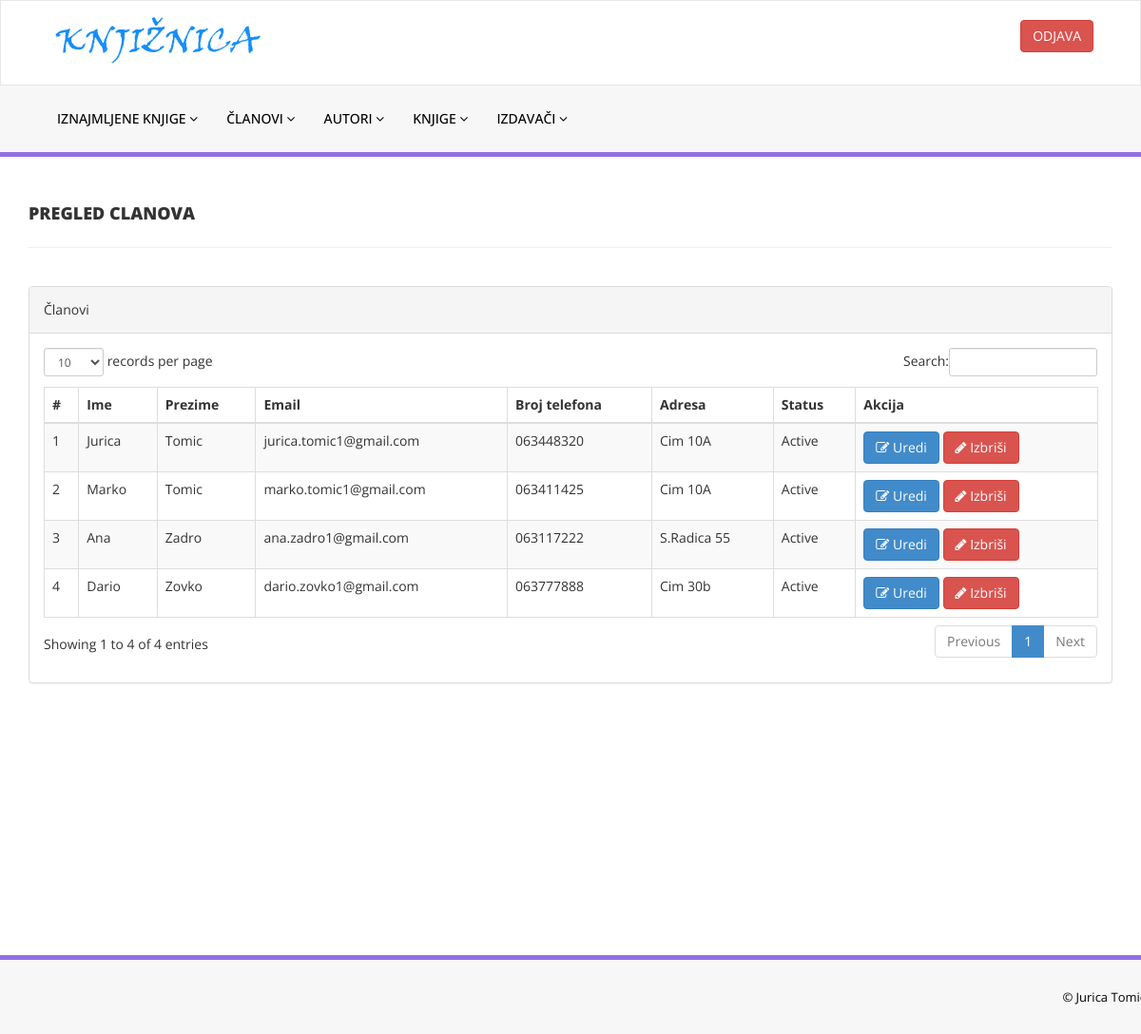
The app's page /clanovi.php (signed in), older data.
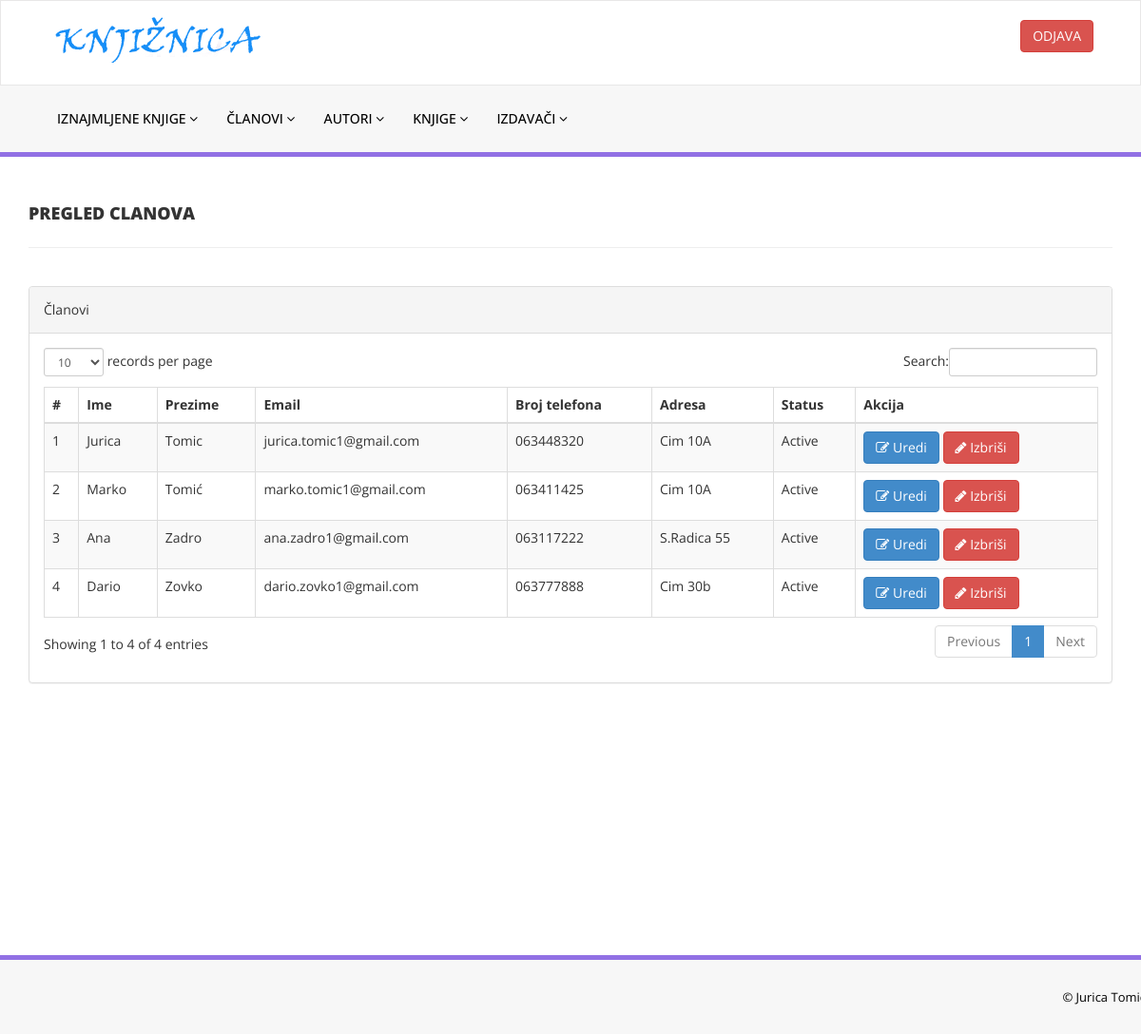
The same page, newer data.
### tables this page shows
CREATE TABLE `korisnici` (
  `ID_Korisnik` int(11) NOT NULL,
  `Ime` varchar(50) NOT NULL,
  `Prezime` varchar(50) NOT NULL,
  `E_Mail` varchar(100) NOT NULL,
  `Lozinka` varchar(50) NOT NULL,
  `Adresa` varchar(50) DEFAULT NULL,
  `Br_Telefona` varchar(50) DEFAULT NULL,
  `Status` tinyint(1) DEFAULT 1,
  `Tip_KorisnikaID` int(11) NOT NULL
);

### clanovi.php (the view, shortened to what this page needs)
<?php
include('includes/config.php');
if(strlen($_SESSION['alogin'])==0)
    {
header('location:index.php');
}
else{
    ?>
<!DOCTYPE html>
<html xmlns="http://www.w3.org/1999/xhtml">
<head>
    <link href="assets/css/bootstrap.css" rel="stylesheet" />
    <link href="assets/css/font-awesome.css" rel="stylesheet" />
    <link href="assets/js/dataTables/dataTables.bootstrap.css" rel="stylesheet" />
    <link href="assets/css/style.css" rel="stylesheet" />
</head>
<body>
      <?php include('includes/header.php');?>
    <div class="content-wrapper">
         <div class="container">
        <div class="row pad-botm">
            <div class="col-md-12">
                <h4 class="header-line">Pregled Clanova</h4>
    </div>
     <div class="row">
    </div>
        </div>
            <div class="row">
                <div class="col-md-12">
                    <div class="panel panel-default">
                        <div class="panel-heading">
                          Članovi
                        </div>
                        <div class="panel-body">
                            <div class="table-responsive">
                                <table class="table table-striped table-bordered table-hover" id="dataTables-example">
                                    <thead>
                                        <tr>
                                            <th>#</th>
                                            <th>Ime</th>
                                            <th>Prezime</th>
                                            <th>Email</th>
                                            <th>Broj telefona</th>
                                            <th>Adresa</th>
                                            <th>Status</th>
                                            <th>Akcija</th>
                                        </tr>
                                    </thead>
                                    <tbody>
<?php $sql = "SELECT * from korisnici";
$query = $dbh -> prepare($sql);
$query->execute();
$results=$query->fetchAll(PDO::FETCH_OBJ);
$cnt=1;
if($query->rowCount() > 0)
{
foreach($results as $result)
{               ?>
                                        <tr class="odd gradeX">
                                            <td class="center"><?php echo htmlentities($cnt);?></td>
                                            <td class="center"><?php echo htmlentities($result->Ime);?></td>
                                            <td class="center"><?php echo htmlentities($result->Prezime);?></td>
                                            <td class="center"><?php echo htmlentities($result->E_Mail);?></td>
                                            <td class="center"><?php echo htmlentities($result->Br_Telefona);?></td>
                                            <td class="center"><?php echo htmlentities($result->Adresa);?></td>
                                            <td class="center"><?php if($result->Status==1)
                                            {
                                                echo htmlentities("Active");
                                            } else {
                                            echo htmlentities("Blocked");
}
                                            ?></td>
                                             <td class="center">
<a href="urediClana.php?ID_Korisnik=<?php echo htmlentities($result->ID_Korisnik);?>"><button class="btn btn-primary"><i class="fa fa-edit "></i> Uredi</button>
<a href="clanovi.php?del=<?php echo htmlentities($result->ID_Korisnik);?>" onclick="return confirm('Da li stvarno želite izbrisati Korisnika?');"" >  <button class="btn btn-danger"><i class="fa fa-pencil"></i> Izbriši</button>
</td>
                                        </tr>
 <?php $cnt=$cnt+1;}} ?>
                                    </tbody>
                                </table>
                            </div>
                        </div>
                    </div>
                </div>
            </div>
    </div>
    </div>
  <?php include('includes/footer.php');?>
</body>
</html>
<?php } ?>

### includes/header.php (shortened to what this page needs)
<div class="navbar navbar-inverse set-radius-zero" >
        <div class="container">
            <div class="navbar-header">
                <a class="navbar-brand">
                    <img src="assets/img/logoknjiznica.png" />
                </a>
            </div>
            <div class="right-div">
                <a href="odjava.php" class="btn btn-danger pull-right">ODJAVA</a>
            </div>
        </div>
    </div>
    <section class="menu-section">
        <div class="container">
            <div class="row ">
                <div class="col-md-12">
                    <div class="navbar-collapse collapse ">
                        <ul id="menu-top" class="nav navbar-nav navbar-left">
                        <li>
                                <a href="#" class="dropdown-toggle" id="ddlmenuItem" data-toggle="dropdown"> IZNAJMLJENE KNJIGE <i class="fa fa-angle-down"></i></a>
                            </li>
                            <li>
                                <a href="#" class="dropdown-toggle" id="ddlmenuItem" data-toggle="dropdown"> Članovi <i class="fa fa-angle-down"></i></a>
                            </li>
                            <li>
                                <a href="#" class="dropdown-toggle" id="ddlmenuItem" data-toggle="dropdown"> AUTORI <i class="fa fa-angle-down"></i></a>
                            </li>
 <li>
                                <a href="#" class="dropdown-toggle" id="ddlmenuItem" data-toggle="dropdown"> KNJIGE <i class="fa fa-angle-down"></i></a>
                            </li>
                            <li>
                                <a href="#" class="dropdown-toggle" id="ddlmenuItem" data-toggle="dropdown"> IZDAVAČI  <i class="fa fa-angle-down"></i></a>
                            </li>
                        </ul>
                    </div>
                </div>
            </div>
        </div>
    </section>

### includes/footer.php
<section class="footer-section">
     <div class="container">
         <div class="row">
             <div class="col-md-12">
                &copy; Jurica Tomić</a>
             </div>
         </div>
     </div>
 </section>

### assets/css/style.css (style rules this page uses)
.set-radius-zero { border-radius:0px; -moz-border-radius:0px; -webkit-border-radius:0px; }
.content-wrapper { margin-top: 40px; min-height:800px; padding-bottom:90px; }
.header-line { font-weight:900; padding-bottom:25px; border-bottom:1px solid #eeeeee; text-transform:uppercase; }
.pad-botm { padding-bottom:30px; }
.right-div { float: right; padding: 20px; }
#menu-top a { color:#000; text-decoration:none; font-weight:500; padding: 25px 15px 25px 15px; text-transform:uppercase; }
.menu-section { background-color: #f7f7f7; border-bottom:5px solid #9170E4; width:100% }
.navbar-inverse { background-color: #FFF; border-color: rgba(155, 153, 153, 0.23); }
.navbar { min-height: 90px; margin-bottom: 0px; }
.footer-section { padding:25px 50px 25px 50px; color:#000; font-size:13px; background-color: #f7f7f7; text-align:right; border-top:5px solid #9170E4; }

Row changes from the older to the newer data that the page shows:
changed korisnici "Marko": Prezime "Tomic" → "Tomić"
